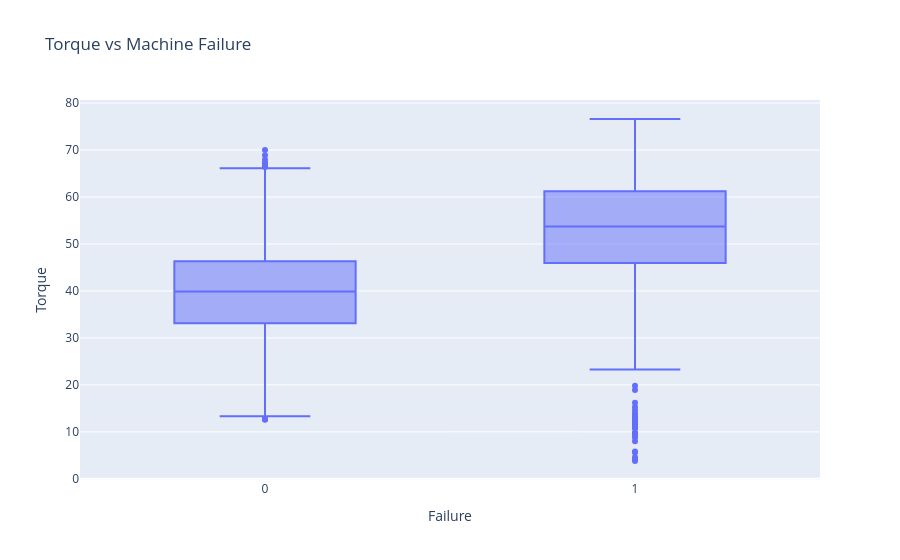

Here is the notebook cell this chart was saved with:
### Markdown cell above
<p style="font-weight:bold">STEP 5</p><p style="color:green;font-style:italic">Perform downtime trend analysis.</p>

### Code cell
# Analyze relationship with features
fig = px.box(
    df,
    x=target,
    y='Torque [Nm]',
    title="Torque vs Machine Failure",
    labels={target: 'Failure', 'Torque [Nm]': 'Torque'}
)
fig.show()

### Figure 1 — Plotly figure (JSON) as saved in the notebook; plotly's stock layout.template omitted (floating-point values rounded to 4 significant figures; data arrays with more than 128 entries replaced by an {"elided": "..."} marker saying what was removed)
{"data": [{"alignmentgroup": "True", "hovertemplate": "Failure=%{x}<br>Torque=%{y}<extra></extra>", "legendgroup": "", "marker": {"color": "#636efa"}, "name": "", "notched": false, "offsetgroup": "", "orientation": "v", "showlegend": false, "type": "box", "x": {"elided": "10000 int values"}, "x0": " ", "xaxis": "x", "y": {"elided": "10000 float values"}, "y0": " ", "yaxis": "y"}], "layout": {"boxmode": "group", "legend": {"tracegroupgap": 0}, "title": {"text": "Torque vs Machine Failure"}, "xaxis": {"anchor": "y", "domain": [0, 1], "title": {"text": "Failure"}}, "yaxis": {"anchor": "x", "domain": [0, 1], "title": {"text": "Torque"}}}}
